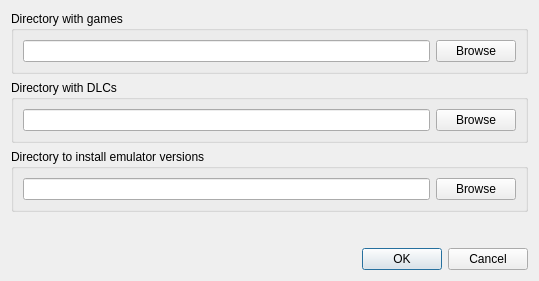
<?xml version="1.0" encoding="UTF-8"?>
<ui version="4.0">
 <class>GameInstallDialog</class>
 <widget class="QDialog" name="GameInstallDialog">
  <property name="geometry">
   <rect>
    <x>0</x>
    <y>0</y>
    <width>539</width>
    <height>281</height>
   </rect>
  </property>
  <property name="windowTitle">
   <string>shadLauncher5 - Choose directory</string>
  </property>
  <layout class="QVBoxLayout" name="verticalLayout">
   <item>
    <widget class="QGroupBox" name="groupGames">
     <property name="title">
      <string>Directory with games</string>
     </property>
     <layout class="QHBoxLayout" name="layoutGames">
      <item>
       <widget class="QLineEdit" name="editGamesDirectory"/>
      </item>
      <item>
       <widget class="QPushButton" name="btnBrowseGames">
        <property name="text">
         <string>Browse</string>
        </property>
        <property name="icon">
         <iconset theme="folder-open"/>
        </property>
       </widget>
      </item>
     </layout>
    </widget>
   </item>
   <item>
    <widget class="QGroupBox" name="groupAddons">
     <property name="title">
      <string>Directory with DLCs</string>
     </property>
     <layout class="QHBoxLayout" name="layoutAddons">
      <item>
       <widget class="QLineEdit" name="editAddonsDirectory"/>
      </item>
      <item>
       <widget class="QPushButton" name="btnBrowseAddons">
        <property name="text">
         <string>Browse</string>
        </property>
        <property name="icon">
         <iconset theme="folder-open"/>
        </property>
       </widget>
      </item>
     </layout>
    </widget>
   </item>
   <item>
    <widget class="QGroupBox" name="groupVersions">
     <property name="title">
      <string>Directory to install emulator versions</string>
     </property>
     <layout class="QHBoxLayout" name="layoutVersions">
      <item>
       <widget class="QLineEdit" name="editVersionDirectory"/>
      </item>
      <item>
       <widget class="QPushButton" name="btnBrowseVersions">
        <property name="text">
         <string>Browse</string>
        </property>
        <property name="icon">
         <iconset theme="folder-open"/>
        </property>
       </widget>
      </item>
     </layout>
    </widget>
   </item>
   <item>
    <spacer name="verticalSpacer">
     <property name="orientation">
      <enum>Qt::Orientation::Vertical</enum>
     </property>
     <property name="sizeHint" stdset="0">
      <size>
       <width>20</width>
       <height>40</height>
      </size>
     </property>
    </spacer>
   </item>
   <item>
    <widget class="QDialogButtonBox" name="buttonBox">
     <property name="standardButtons">
      <set>QDialogButtonBox::StandardButton::Cancel|QDialogButtonBox::StandardButton::Ok</set>
     </property>
    </widget>
   </item>
  </layout>
 </widget>
 <resources/>
 <connections/>
</ui>
